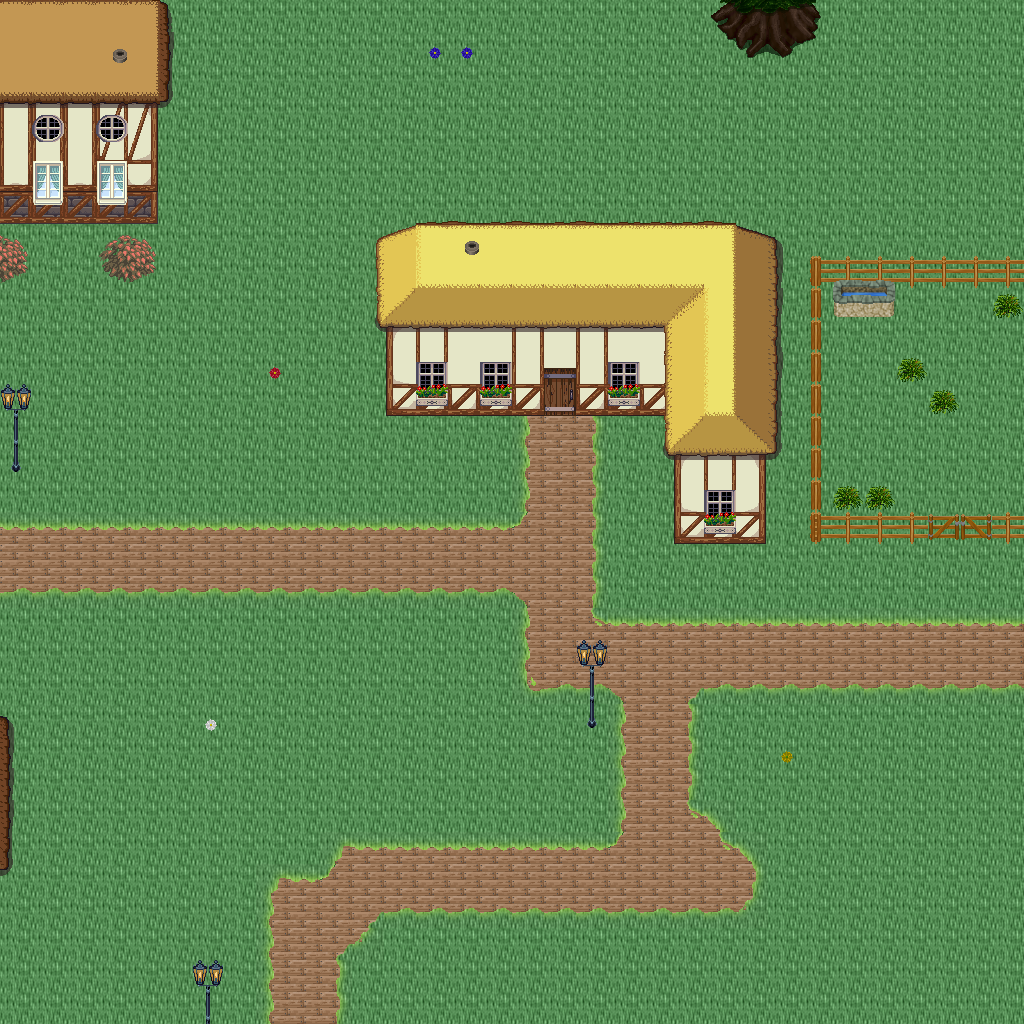

This is a level from a 2D game, rendered from its Tiled map with the project's own tilesets. A one-line summary and the map file follow, with tile-layer data summarised:
An orthogonal 32x32 tile map with 32x32 px tiles, 5 tile layers (Ground, Objects, Objects2, Above, ...), 1 hidden layer not drawn, 46 tilesets.

<map version="1.10" tiledversion="1.11.0" orientation="orthogonal" renderorder="right-down" width="32" height="32" tilewidth="32" tileheight="32" infinite="0" nextlayerid="11" nextobjectid="1">
 <tileset firstgid="1" name="logic_collision" tilewidth="32" tileheight="32" tilecount="1" columns="1">
  <image source="../drawable/logic_collision.png" width="32" height="32" />
 </tileset>
 <tileset firstgid="2" name="ground_ground" tilewidth="32" tileheight="32" tilecount="33" columns="3">
  <image source="../drawable/ground_ground.png" width="96" height="352" />
 </tileset>
 <tileset firstgid="35" name="building_castle" tilewidth="32" tileheight="32" tilecount="320" columns="20">
  <image source="../drawable/building_castle.png" width="640" height="512" />
 </tileset>
 <tileset firstgid="355" name="item_weapon_cannon" tilewidth="32" tileheight="32" tilecount="12" columns="3">
  <image source="../drawable/item_weapon_cannon.png" width="96" height="128" />
 </tileset>
 <tileset firstgid="367" name="item_pot_barrels_1" tilewidth="32" tileheight="32" tilecount="8" columns="4">
  <image source="../drawable/item_pot_barrels_1.png" width="128" height="64" />
 </tileset>
 <tileset firstgid="375" name="plant_tree_tree_darkgreen" tilewidth="32" tileheight="32" tilecount="88" columns="8">
  <image source="../drawable/plant_tree_tree_darkgreen.png" width="256" height="352" />
 </tileset>
 <tileset firstgid="463" name="building_decoration_chimney_big" tilewidth="32" tileheight="32" tilecount="2" columns="1">
  <image source="../drawable/building_decoration_chimney_big.png" width="32" height="64" />
 </tileset>
 <tileset firstgid="465" name="building_door_door" tilewidth="32" tileheight="32" tilecount="6" columns="3">
  <image source="../drawable/building_door_door.png" width="96" height="64" />
 </tileset>
 <tileset firstgid="471" name="building_door_closed" tilewidth="32" tileheight="32" tilecount="1" columns="1">
  <image source="../drawable/building_door_closed.png" width="32" height="32" />
 </tileset>
 <tileset firstgid="472" name="building_window_window_centered" tilewidth="32" tileheight="32" tilecount="1" columns="1">
  <image source="../drawable/building_window_window_centered.png" width="32" height="32" />
 </tileset>
 <tileset firstgid="473" name="plant_bush_bushes" tilewidth="32" tileheight="32" tilecount="10" columns="5">
  <image source="../drawable/plant_bush_bushes.png" width="160" height="64" />
 </tileset>
 <tileset firstgid="483" name="furniture_sink_pale_brown_stone" tilewidth="32" tileheight="32" tilecount="4" columns="2">
  <image source="../drawable/furniture_sink_pale_brown_stone.png" width="64" height="64" />
 </tileset>
 <tileset firstgid="487" name="logic_item_sheepfood" tilewidth="32" tileheight="32" tilecount="1" columns="1">
  <image source="../drawable/logic_item_sheepfood.png" width="32" height="32" />
 </tileset>
 <tileset firstgid="488" name="logic_creature_sheep" tilewidth="32" tileheight="32" tilecount="1" columns="1">
  <image source="../drawable/logic_creature_sheep.png" width="32" height="32" />
 </tileset>
 <tileset firstgid="489" name="ground_grass_edges" tilewidth="32" tileheight="32" tilecount="36" columns="12">
  <image source="../drawable/ground_grass_edges.png" width="384" height="96" />
 </tileset>
 <tileset firstgid="525" name="ground_grass_corners" tilewidth="32" tileheight="32" tilecount="24" columns="6">
  <image source="../drawable/ground_grass_corners.png" width="192" height="128" />
 </tileset>
 <tileset firstgid="549" name="building_decoration_chimney" tilewidth="32" tileheight="32" tilecount="2" columns="1">
  <image source="../drawable/building_decoration_chimney.png" width="32" height="64" />
 </tileset>
 <tileset firstgid="551" name="plant_tree_taller_trees" tilewidth="32" tileheight="32" tilecount="32" columns="8">
  <image source="../drawable/plant_tree_taller_trees.png" width="256" height="128" />
 </tileset>
 <tileset firstgid="583" name="plant_vine" tilewidth="32" tileheight="32" tilecount="3" columns="1">
  <image source="../drawable/plant_vine.png" width="32" height="96" />
 </tileset>
 <tileset firstgid="586" name="logic_item_fruits" tilewidth="32" tileheight="32" tilecount="16" columns="8">
  <image source="../drawable/logic_item_fruits.png" width="256" height="64" />
 </tileset>
 <tileset firstgid="602" name="logic_item_vegetable" tilewidth="32" tileheight="32" tilecount="16" columns="8">
  <image source="../drawable/logic_item_vegetable.png" width="256" height="64" />
 </tileset>
 <tileset firstgid="618" name="building_fence_fence_chunky" tilewidth="32" tileheight="32" tilecount="21" columns="3">
  <image source="../drawable/building_fence_fence_chunky.png" width="96" height="224" />
 </tileset>
 <tileset firstgid="639" name="furniture_light_lamp_blue" tilewidth="32" tileheight="32" tilecount="3" columns="1">
  <image source="../drawable/furniture_light_lamp_blue.png" width="32" height="96" />
 </tileset>
 <tileset firstgid="642" name="light_dim_light_7x5" tilewidth="32" tileheight="32" tilecount="35" columns="7">
  <image source="../drawable/light_dim_light_7x5.png" width="224" height="160" />
 </tileset>
 <tileset firstgid="677" name="logic_protection" tilewidth="32" tileheight="32" tilecount="2" columns="2">
  <image source="../drawable/logic_protection.png" width="64" height="32" />
 </tileset>
 <tileset firstgid="679" name="logic_item_resources" tilewidth="32" tileheight="32" tilecount="6" columns="6">
  <image source="../drawable/logic_item_resources.png" width="192" height="32" />
 </tileset>
 <tileset firstgid="685" name="logic_item_mushroom" tilewidth="32" tileheight="32" tilecount="6" columns="6">
  <image source="../drawable/logic_item_mushroom.png" width="192" height="32" />
 </tileset>
 <tileset firstgid="691" name="plant_flower_daisy_blue" tilewidth="32" tileheight="32" tilecount="8" columns="2">
  <image source="../drawable/plant_flower_daisy_blue.png" width="64" height="128" />
 </tileset>
 <tileset firstgid="699" name="plant_flower_daisy_red" tilewidth="32" tileheight="32" tilecount="8" columns="2">
  <image source="../drawable/plant_flower_daisy_red.png" width="64" height="128" />
 </tileset>
 <tileset firstgid="707" name="plant_flower_daisy_white" tilewidth="32" tileheight="32" tilecount="8" columns="2">
  <image source="../drawable/plant_flower_daisy_white.png" width="64" height="128" />
 </tileset>
 <tileset firstgid="715" name="plant_flower_daisy_yellow" tilewidth="32" tileheight="32" tilecount="8" columns="2">
  <image source="../drawable/plant_flower_daisy_yellow.png" width="64" height="128" />
 </tileset>
 <tileset firstgid="723" name="logic_creature_animal" tilewidth="32" tileheight="32" tilecount="32" columns="8">
  <image source="../drawable/logic_creature_animal.png" width="256" height="128" />
 </tileset>
 <tileset firstgid="755" name="logic_creature_rodent" tilewidth="32" tileheight="32" tilecount="8" columns="8">
  <image source="../drawable/logic_creature_rodent.png" width="256" height="32" />
 </tileset>
 <tileset firstgid="763" name="item_hen_nest" tilewidth="32" tileheight="32" tilecount="1" columns="1">
  <image source="../drawable/item_hen_nest.png" width="32" height="32" />
 </tileset>
 <tileset firstgid="764" name="logic_item_dairy" tilewidth="32" tileheight="32" tilecount="1" columns="1">
  <image source="../drawable/logic_item_dairy.png" width="32" height="32" />
 </tileset>
 <tileset firstgid="765" name="plant_flower_red_blue_clusters" tilewidth="32" tileheight="32" tilecount="4" columns="1">
  <image source="../drawable/plant_flower_red_blue_clusters.png" width="32" height="128" />
 </tileset>
 <tileset firstgid="769" name="plant_flower_pointed_yellow" tilewidth="32" tileheight="32" tilecount="2" columns="2">
  <image source="../drawable/plant_flower_pointed_yellow.png" width="64" height="32" />
 </tileset>
 <tileset firstgid="771" name="building_decoration_banner" tilewidth="32" tileheight="32" tilecount="12" columns="1">
  <image source="../drawable/building_decoration_banner.png" width="32" height="384" />
 </tileset>
 <tileset firstgid="783" name="logic_creature_fowl" tilewidth="32" tileheight="32" tilecount="6" columns="6">
  <image source="../drawable/logic_creature_fowl.png" width="192" height="32" />
 </tileset>
 <tileset firstgid="789" name="logic_portal" tilewidth="32" tileheight="32" tilecount="24" columns="8">
  <image source="../drawable/logic_portal.png" width="256" height="96" />
 </tileset>
 <tileset firstgid="813" name="building_cottage" tilewidth="32" tileheight="32" tilecount="256" columns="16">
  <image source="../drawable/building_cottage.png" width="512" height="512" />
 </tileset>
 <tileset firstgid="1069" name="building_roof_thatched_roof" tilewidth="32" tileheight="32" tilecount="256" columns="16">
  <image source="../drawable/building_roof_thatched_roof.png" width="512" height="512" />
 </tileset>
 <tileset firstgid="1325" name="building_door_doors" tilewidth="32" tileheight="32" tilecount="256" columns="16">
  <image source="../drawable/building_door_doors.png" width="512" height="512" />
 </tileset>
 <tileset firstgid="1581" name="building_window_windows" tilewidth="32" tileheight="32" tilecount="256" columns="16">
  <image source="../drawable/building_window_windows.png" width="512" height="512" />
 </tileset>
 <tileset firstgid="1837" name="ground_ground_3" tilewidth="32" tileheight="32" tilecount="5" columns="5">
  <image source="../drawable/ground_ground_3.png" width="160" height="32" />
 </tileset>
 <tileset firstgid="1842" name="plant_bush_leafy" tilewidth="32" tileheight="32" tilecount="48" columns="8">
  <image source="../drawable/plant_bush_leafy.png" width="256" height="192" />
 </tileset>
 <layer id="1" name="Ground" width="32" height="32">
  <data>[1024 cells, 1024 non-empty, 2 distinct tile ids]</data>
 </layer>
 <layer id="2" name="Objects" width="32" height="32">
  <data>[1024 cells, 222 non-empty, 55 distinct tile ids]</data>
 </layer>
 <layer id="3" name="Objects2" width="32" height="32">
  <data>[1024 cells, 22 non-empty, 12 distinct tile ids]</data>
 </layer>
 <layer id="4" name="Above" width="32" height="32">
  <data>[1024 cells, 125 non-empty, 46 distinct tile ids]</data>
 </layer>
 <layer id="5" name="Above2" width="32" height="32">
  <data>[1024 cells, 2 non-empty, 1 distinct tile ids]</data>
 </layer>
 <layer id="6" name="Walkable" width="32" height="32" visible="0">
  <data>[1024 cells, 118 non-empty, 1 distinct tile ids]</data>
 </layer>
 <objectgroup id="7" name="Mapevents" />
 <objectgroup id="8" name="Spawn" />
 <objectgroup id="9" name="Keys" />
 <objectgroup id="10" name="Replace" />
</map>
